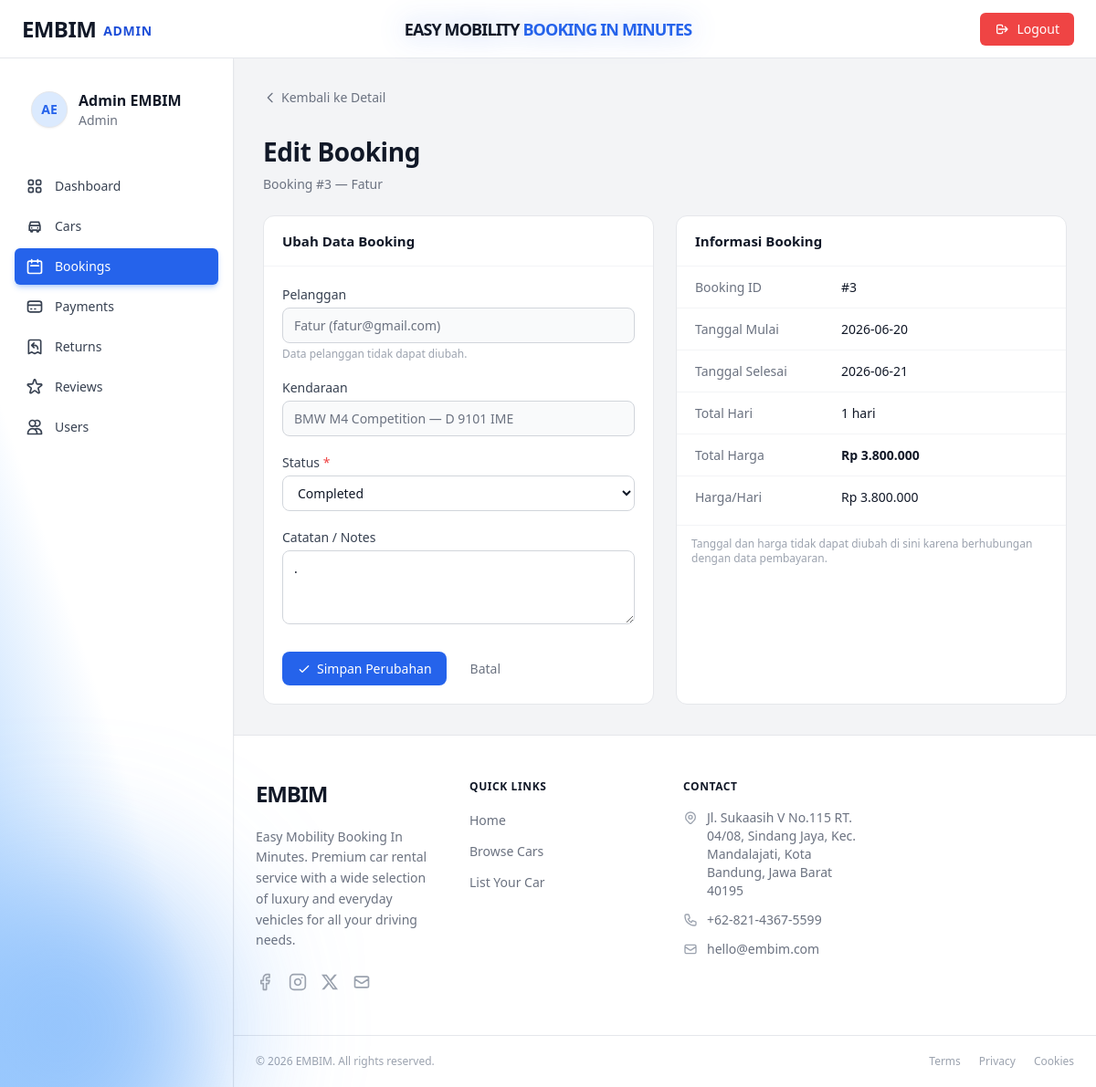
/admin/index.php?page=edit_booking&id=3 (signed in), run on an earlier commit of the app's database.
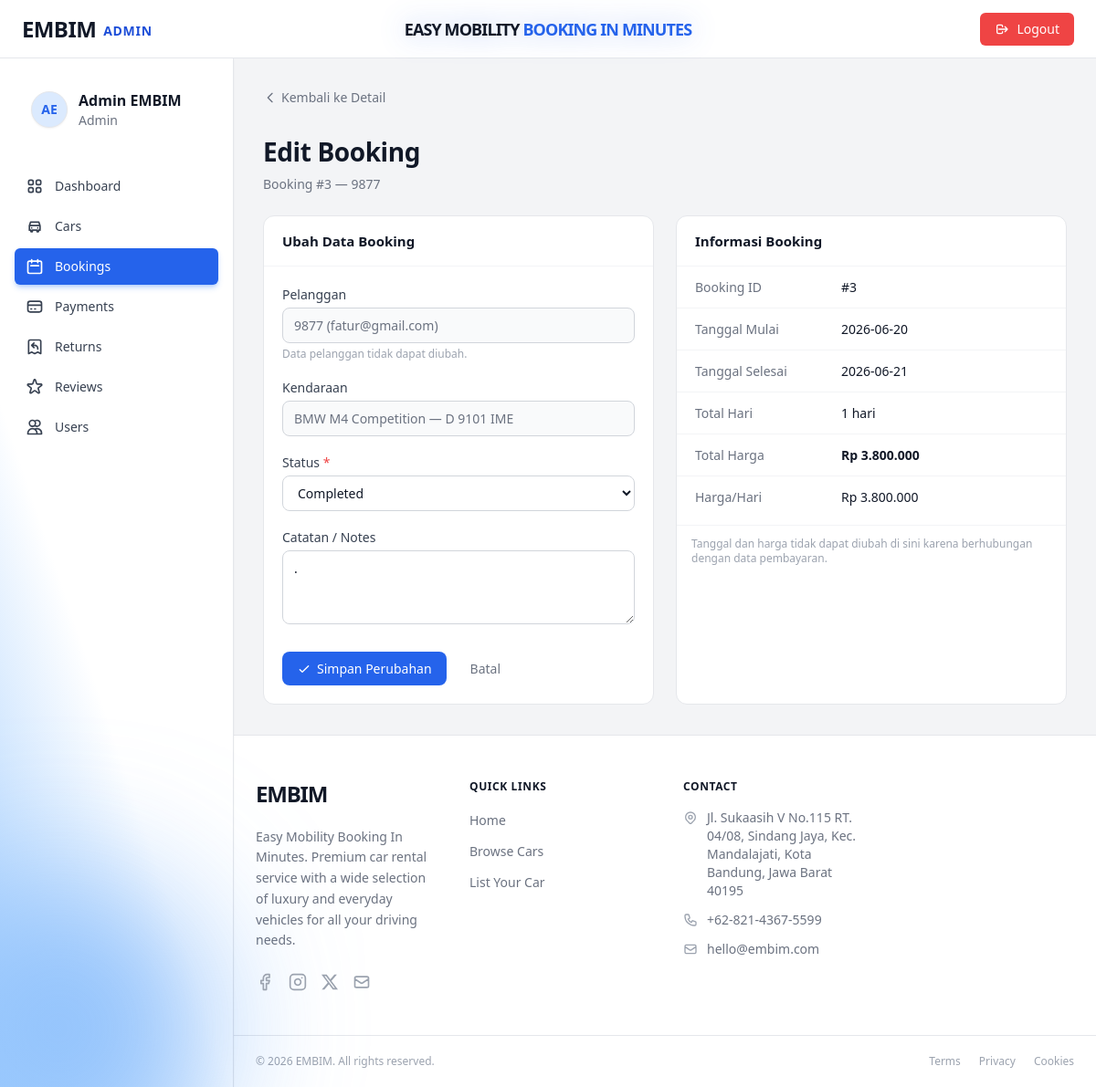
And on a later commit of the database.
### tables this page shows
CREATE TABLE `bookings` (
  `id` int(11) NOT NULL,
  `user_id` int(11) NOT NULL,
  `car_id` int(11) NOT NULL,
  `start_date` date NOT NULL,
  `end_date` date NOT NULL,
  `total_days` smallint(6) NOT NULL DEFAULT 1,
  `total_price` decimal(14,2) NOT NULL,
  `status` enum('pending','confirmed','ongoing','completed','cancelled') DEFAULT 'pending',
  `notes` text DEFAULT NULL,
  `identity_photo` varchar(255) DEFAULT NULL,
  `payment_method` enum('transfer_bank_bri','transfer_bank_mandiri','shopeepay','dana','ovo','gopay','transfer_bank_bni','transfer_bank_bca','transfer_bank_seabank') DEFAULT NULL,
  `payment_status` enum('unpaid','paid','refunded') DEFAULT 'unpaid',
  `payment_proof` varchar(255) DEFAULT NULL,
  `paid_at` datetime DEFAULT NULL,
  `created_at` datetime DEFAULT current_timestamp(),
  `updated_at` datetime DEFAULT current_timestamp() ON UPDATE current_timestamp()
);

CREATE TABLE `users` (
  `id` int(11) NOT NULL,
  `full_name` varchar(100) NOT NULL,
  `email` varchar(150) NOT NULL,
  `password` varchar(255) NOT NULL COMMENT 'bcrypt hash',
  `phone` varchar(20) DEFAULT NULL,
  `address` text DEFAULT NULL,
  `role` enum('admin','user') NOT NULL DEFAULT 'user',
  `photo_profile` varchar(100) DEFAULT NULL,
  `photo_ktp` varchar(100) DEFAULT NULL,
  `photo_sim` varchar(100) DEFAULT NULL,
  `created_at` datetime NOT NULL DEFAULT current_timestamp(),
  `updated_at` datetime NOT NULL DEFAULT current_timestamp() ON UPDATE current_timestamp()
);

CREATE TABLE `cars` (
  `id` int(11) NOT NULL,
  `brand` varchar(80) NOT NULL,
  `model` varchar(100) NOT NULL,
  `year` year(4) NOT NULL,
  `license_plate` varchar(20) NOT NULL,
  `price_per_day` decimal(12,2) NOT NULL,
  `status` enum('available','booked','maintenance') NOT NULL DEFAULT 'available',
  `transmission` enum('automatic','manual') NOT NULL DEFAULT 'automatic',
  `fuel_type` enum('gasoline','diesel','electric','hybrid') NOT NULL DEFAULT 'gasoline',
  `seats` tinyint(4) NOT NULL DEFAULT 5,
  `description` text DEFAULT NULL,
  `photo` varchar(255) DEFAULT NULL COMMENT 'Nama file gambar di folder assets/images',
  `created_at` datetime NOT NULL DEFAULT current_timestamp(),
  `updated_at` datetime NOT NULL DEFAULT current_timestamp() ON UPDATE current_timestamp()
);

### admin/index.php (called while the page is built, shortened)
<?php
    require_once __DIR__ . '/config/database.php';
    require_once __DIR__ . '/controllers/AdminBookingController.php';
    $page = $_GET['page'] ?? 'dashboard';
    match ($page) {
        'add_car'               => (new DashboardController())->addCar(),
        'edit_car'              => (new DashboardController())->editCar(),
        'delete_car'            => (new DashboardController())->deleteCar(),
        'manage_cars'           => (new DashboardController())->manageCars(),
        'manage_bookings'       => (new AdminBookingController())->manageBookings(),
        'manage_payments'       => (new DashboardController())->managePayments(),
        'payment_detail'        => (new DashboardController())->paymentDetail(),
        'edit_payment'          => (new DashboardController())->editPayment(),
        'booking_detail'        => (new AdminBookingController())->bookingDetail(),
        'edit_booking'          => (new AdminBookingController())->editBooking(),
        'delete_booking'        => (new AdminBookingController())->deleteBooking(),
        'manage_users'          => (new UserController())->manageUsers(),
        'manage_returns'        => (new AdminReturnController())->manageReturns(),
        'add_return'            => (new AdminReturnController())->addReturn(),
        'return_detail'         => (new AdminReturnController())->returnDetail(),
        'edit_return'           => (new AdminReturnController())->editReturn(),
        'delete_return'         => (new AdminReturnController())->deleteReturn(),
        'manage_reviews'        => (new AdminReviewController())->manageReviews(),
        'edit_review'           => (new AdminReviewController())->editReview(),
        'delete_review'         => (new AdminReviewController())->deleteReview(),
        'edit_profile'          => (new ProfileController())->editProfile(),
        default                 => (new DashboardController())->dashboard(),
    };

### admin/config/database.php (called while the page is built, shortened)
<?php
function getPDO(): PDO {
    static $pdo = null;
    if ($pdo === null) {
        $dsn = sprintf('mysql:host=%s;dbname=%s;charset=%s', DB_HOST, DB_NAME, DB_CHARSET);
        $pdo = new PDO($dsn, DB_USER, DB_PASS, [
            PDO::ATTR_ERRMODE            => PDO::ERRMODE_EXCEPTION,
            PDO::ATTR_DEFAULT_FETCH_MODE => PDO::FETCH_ASSOC,
            PDO::ATTR_EMULATE_PREPARES   => false,
        ]);
    }
    return $pdo;
}

### admin/models/BookingModel.php (called while the page is built, shortened)
<?php
require_once __DIR__ . '/../config/database.php';
class BookingModel
{
    private PDO $pdo;
    public function __construct()
    {
        $this->pdo = getPDO();
    }
    public function getBookingById(int $id): ?array
    {
        $stmt = $this->pdo->prepare("
            SELECT
                b.`id`, b.`user_id`, b.`car_id`,
                b.`start_date`, b.`end_date`, b.`total_days`,
                b.`total_price`, b.`status`, b.`notes`,
                b.`created_at`, b.`updated_at`,
                u.`full_name`  AS customer_name,
                u.`email`      AS customer_email,
                u.`phone`      AS customer_phone,
                u.`photo_profile`,
                CONCAT(c.`brand`, ' ', c.`model`) AS car_name,
                c.`license_plate`,
                c.`price_per_day`
            FROM `bookings` b
            JOIN `users` u ON u.`id` = b.`user_id`
            JOIN `cars`  c ON c.`id` = b.`car_id`
            WHERE b.`id` = :id
            LIMIT 1
        ");
        $stmt->execute([':id' => $id]);
        $row = $stmt->fetch();
        return $row ?: null;
    }
}

### admin/views/booking_edit_form.php (the view, shortened to what the changed rows need)
<?php require_once __DIR__ . '/partials/layout_top.php'; ?>
<div class="space-y-6">
  <div>
    <a href="?page=booking_detail&id=<?= (int)$booking['id'] ?>" class="back-link">
      <svg xmlns="http://www.w3.org/2000/svg" class="h-4 w-4" fill="none" viewBox="0 0 24 24" stroke="currentColor" stroke-width="2"><path stroke-linecap="round" stroke-linejoin="round" d="M15 19l-7-7 7-7"/></svg>
      Kembali ke Detail
    </a>
  </div>
  <div class="page-heading">
    <h1>Edit Booking</h1>
    <p>Booking #<?= (int)$booking['id'] ?> — <?= htmlspecialchars($booking['customer_name']) ?></p>
  </div>
  <div class="grid grid-cols-1 md:grid-cols-2 gap-6" style="max-width:900px;">
    <div class="card">
      <div class="card-header"><span class="card-title">Ubah Data Booking</span></div>
      <div class="card-body">
        <form method="POST" action="?page=edit_booking&id=<?= (int)$booking['id'] ?>">
          <div style="margin-bottom:18px;">
            <label class="form-label">Pelanggan</label>
            <input type="text" class="form-control"
                   value="<?= htmlspecialchars($booking['customer_name']) ?> (<?= htmlspecialchars($booking['customer_email']) ?>)"
                   disabled style="background:#f9fafb;color:#6b7280;" />
            <p class="text-xs text-gray-400 mt-1">Data pelanggan tidak dapat diubah.</p>
          </div>
          <div style="margin-bottom:18px;">
            <label class="form-label">Kendaraan</label>
            <input type="text" class="form-control"
                   value="<?= htmlspecialchars($booking['car_name']) ?> — <?= htmlspecialchars($booking['license_plate']) ?>"
                   disabled style="background:#f9fafb;color:#6b7280;" />
          </div>
          <div style="margin-bottom:18px;">
            <label class="form-label" for="status">Status <span style="color:#ef4444;">*</span></label>
            <select name="status" id="status" class="form-control" required>
              <?php
                $statuses = ['confirmed', 'ongoing', 'completed', 'cancelled'];
                $current  = $_POST['status'] ?? $booking['status'];
                foreach ($statuses as $s):
              ?>
              <option value="<?= $s ?>" <?= $current === $s ? 'selected' : '' ?>><?= ucfirst($s) ?></option>
              <?php endforeach; ?>
            </select>
          </div>
          <div style="margin-bottom:24px;">
            <label class="form-label" for="notes">Catatan / Notes</label>
            <textarea name="notes" id="notes" class="form-control" rows="3"
                      placeholder="Opsional"><?= htmlspecialchars($_POST['notes'] ?? $booking['notes'] ?? '') ?></textarea>
          </div>
          <div style="display:flex;gap:10px;">
            <button type="submit" class="btn btn-primary">
              <svg xmlns="http://www.w3.org/2000/svg" class="h-4 w-4" fill="none" viewBox="0 0 24 24" stroke="currentColor" stroke-width="2"><path stroke-linecap="round" stroke-linejoin="round" d="M5 13l4 4L19 7"/></svg>
              Simpan Perubahan
            </button>
            <a href="?page=booking_detail&id=<?= (int)$booking['id'] ?>" class="btn btn-ghost">Batal</a>
          </div>
        </form>
      </div>
    </div>
    <div class="card">
      <div class="card-header"><span class="card-title">Informasi Booking</span></div>
      <dl class="detail-dl">
        <div class="detail-row"><dt>Booking ID</dt><dd>#<?= (int)$booking['id'] ?></dd></div>
        <div class="detail-row"><dt>Tanggal Mulai</dt><dd><?= htmlspecialchars($booking['start_date']) ?></dd></div>
        <div class="detail-row"><dt>Tanggal Selesai</dt><dd><?= htmlspecialchars($booking['end_date']) ?></dd></div>
        <div class="detail-row"><dt>Total Hari</dt><dd><?= (int)$booking['total_days'] ?> hari</dd></div>
        <div class="detail-row">
          <dt>Total Harga</dt>
          <dd><strong>Rp <?= number_format((float)$booking['total_price'], 0, ',', '.') ?></strong></dd>
        </div>
        <div class="detail-row"><dt>Harga/Hari</dt><dd>Rp <?= number_format((float)$booking['price_per_day'], 0, ',', '.') ?></dd></div>
      </dl>
      <div style="padding:12px 16px 0;border-top:1px solid #f3f4f6;margin-top:8px;">
        <p class="text-xs text-gray-400">Tanggal dan harga tidak dapat diubah di sini karena berhubungan dengan data pembayaran.</p>
      </div>
    </div>
  </div>
</div>
<?php require_once __DIR__ . '/partials/layout_bottom.php'; ?>

What changed in the data, as far as the page shows it:
changed through a linked row, bookings "Completed": user.full_name "Fatur" → "9877"; user.email "Fatur (fatur@gmail.com)" → "9877 (fatur@gmail.com)"
